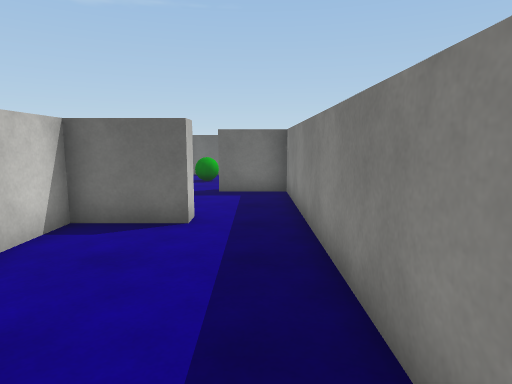
[1] (above)

24 first-person views from a walk through a scene from a Unity 3-D project. The camera is 1.5 m above the floor, tilts 8° down and sees 75° across. The floor is counted in squares, 1 m on a side. Each view is taken from the middle of a square. On the plan, view 1 faces up. The plan holds only what a view shows up to about 15 squares ahead; the rest is blank. Surface patterns are stand-ins for the level's own textures.

[2]
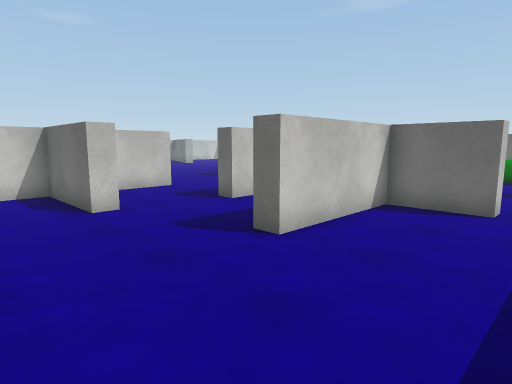

[3]
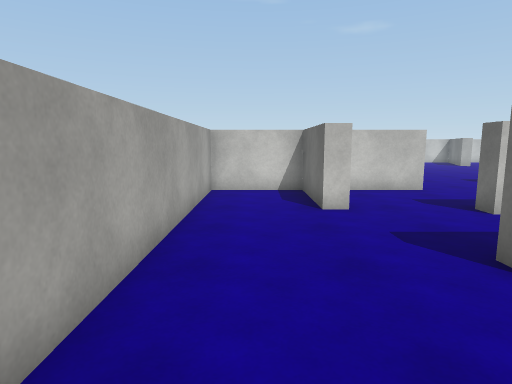

[4]
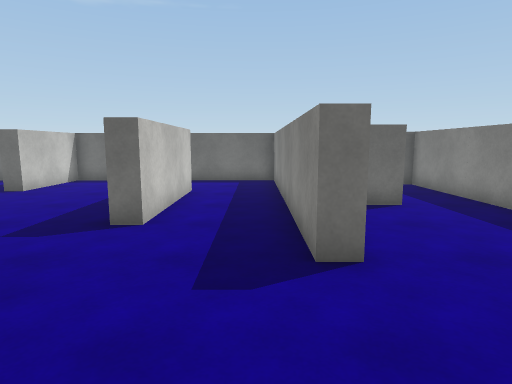

[5]
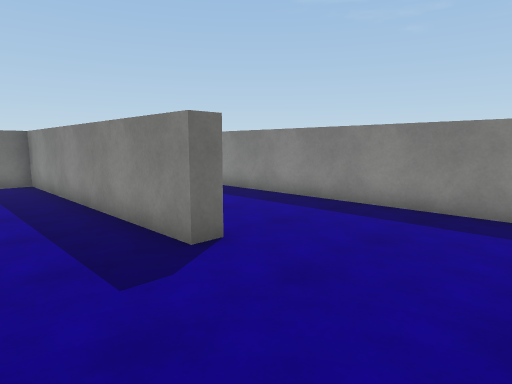

[6]
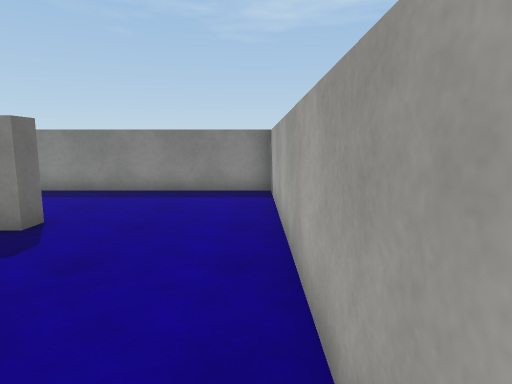

[7]
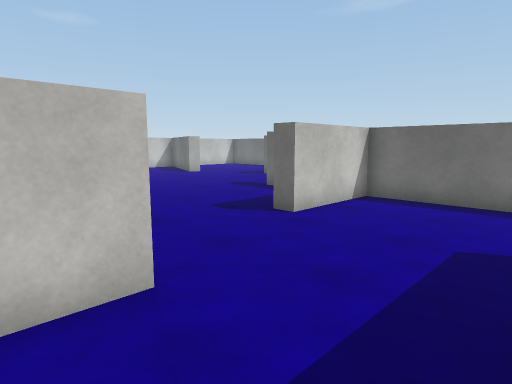

[8]
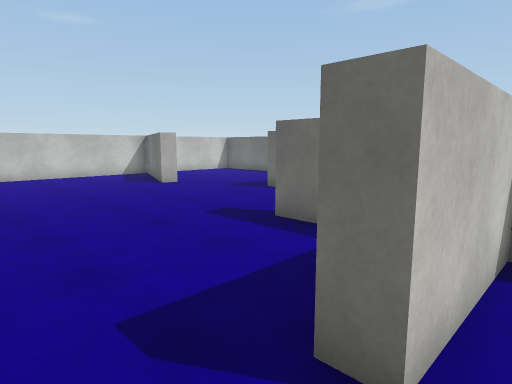

[9]
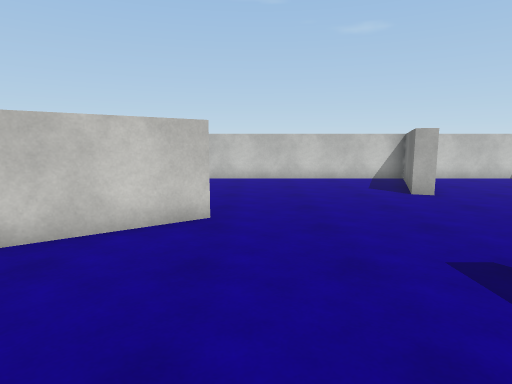

[10]
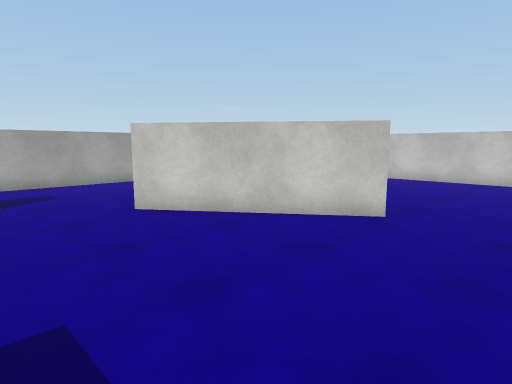

[11]
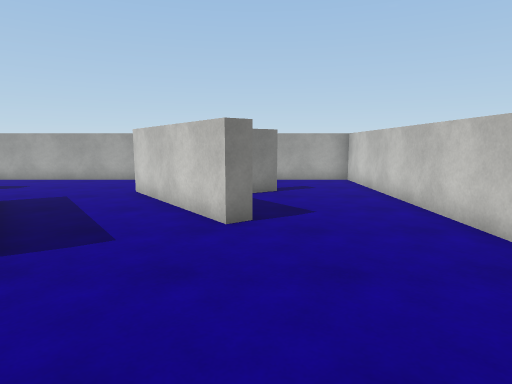

[12]
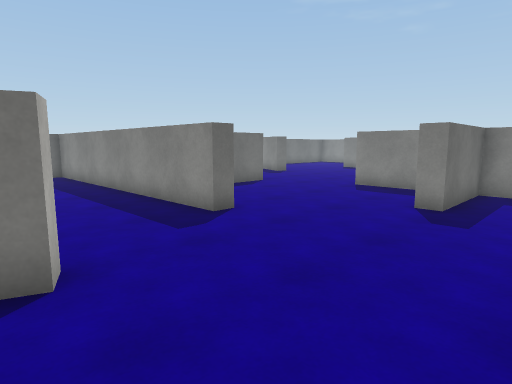

[13]
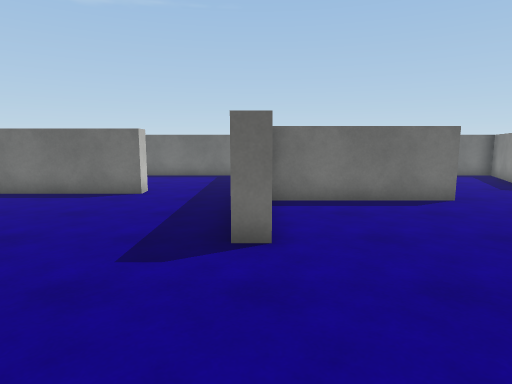

[14]
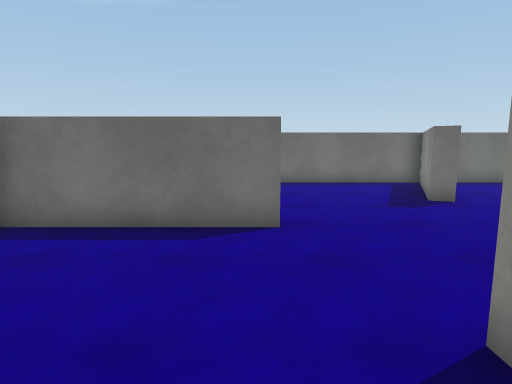

[15]
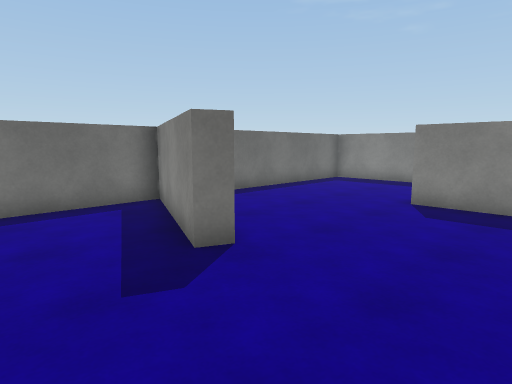

[16]
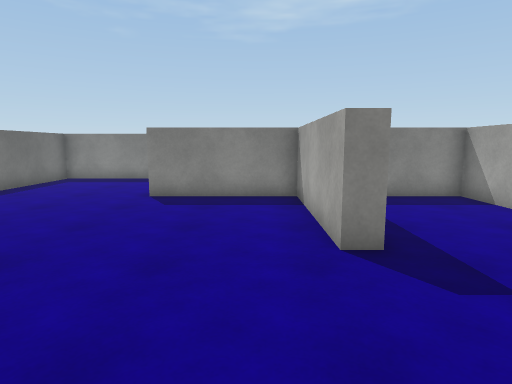

[17]
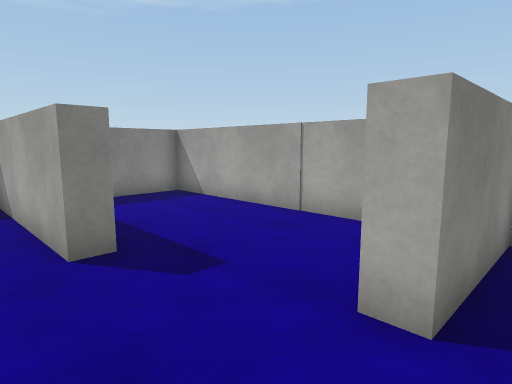

[18]
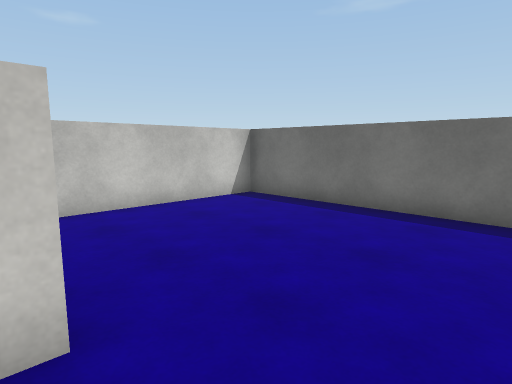

[19]
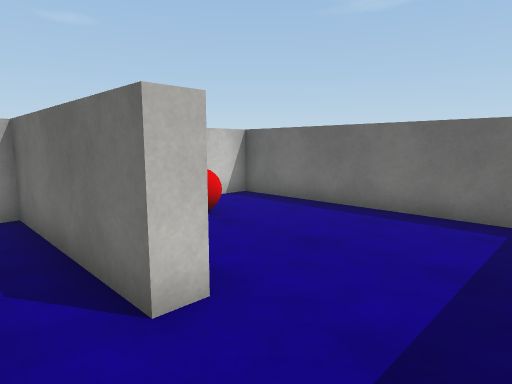

[20]
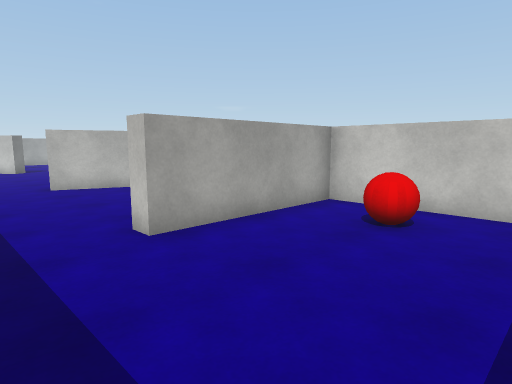

[21]
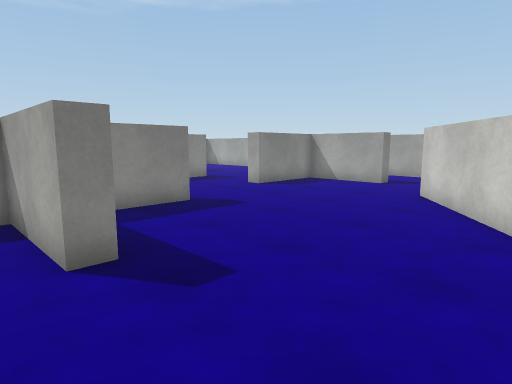

[22]
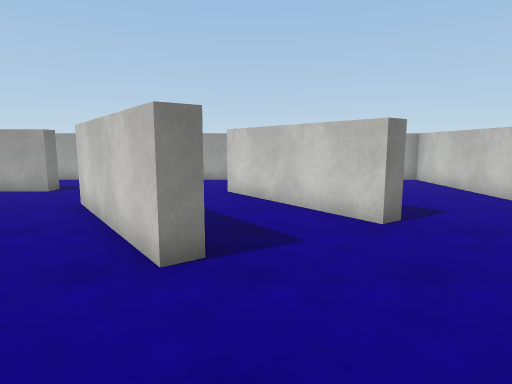

[23]
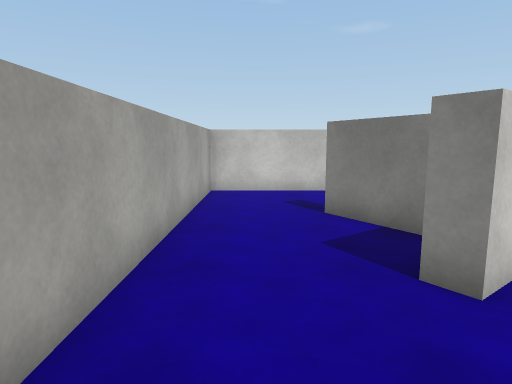

[24]
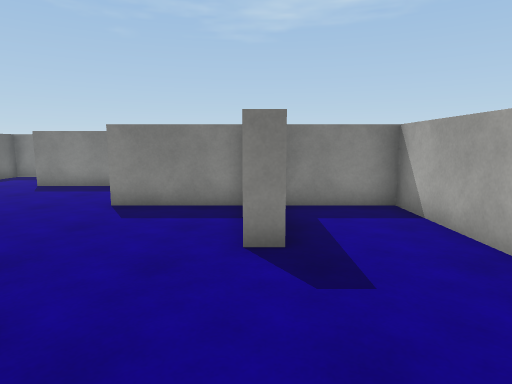

### Floor plan
Ten units are one square. View 1 is at (0, 0); x grows to the right and y downward. Boxes are objects, and circles mark ways between rooms. Rooms are numbered by the first view taken in them; rooms with no view inside come last. Other rooms are left out.
<svg viewBox="-295 -280 310 310">
<path fill="none" stroke="#000" d="M-77 -12 -77 -6 -112 -6 -112 25 10 25 10 -76M-13 -70 -13 -63 -36 -63 -36 -22 -42 -22 -42 -123 -64 -123M-112 -46 -112 -21M-71 -91 -71 -42 -79 -42M-198 -160 -204 -160 -204 -269M-110 -129 -42 -129 -42 -151M-146 -207 -146 -200 -197 -200M-214 -76 -208 -80 -175 -35M-94 -171 -94 -178 -42 -178 -42 -222M-263 -153 -239 -144 -242 -138 -290 -156 -290 25 -118 25 -118 -2M-64 -123 -126 -123 -126 -88 -133 -88 -133 -123 -167 -123 -167 -129 -133 -129 -133 -163 -126 -163M-96 -227 -103 -230 -83 -275 -198 -275 -198 -219M-250 -54 -244 -58 -211 -12 -216 -8M-78 -64 -78 -91M-152 -5 -152 -12 -124 -12M-234 -18 -254 -5M-118 -12 -118 -46 -112 -46M-219 -275 -290 -275 -290 -219 -236 -219 -236 -213 -290 -213 -290 -171M-257 -10 -249 -16M10 -238 10 -275 -69 -275M10 -76 10 -108 -12 -108"/>
<rect x="-285" y="-255" width="20" height="20" fill="#bbb"><title>red ball</title></rect>
<circle cx="-75" cy="-105" r="3" fill="#2a7"/>
<circle cx="-95" cy="-50" r="3" fill="#2a7"/>
<circle cx="-5" cy="-65" r="3" fill="#2a7"/>
<text x="-50" y="-20">1</text>
<text x="-170" y="-140">2</text>
<text x="-20" y="-90">3</text>
</svg>
Room 1 opens to room 2. Room 1 opens to room 3.

Where each view was taken, in squares from view 1:
view 1: 0 up, 0 right, facing up
view 2: 2 down, 0 right, facing up-left
view 3: 1 down, 0 right, facing left
view 4: 2 down, 5 left, facing up
view 5: 2 down, 7 left, facing up-right
view 6: 2 down, 10 left, facing right
view 7: 3 up, 8 left, facing up-left
view 8: 7 up, 12 left, facing up-left
view 9: 9 up, 14 left, facing left
view 10: 11 up, 14 left, facing down-left
view 11: 12 up, 25 left, facing down
view 12: 10 up, 25 left, facing up-right
view 13: 11 up, 20 left, facing up
view 14: 14 up, 15 left, facing up
view 15: 19 up, 13 left, facing up-right
view 16: 19 up, 14 left, facing right
view 17: 19 up, 14 left, facing down-right
view 18: 20 up, 12 left, facing up-left
view 19: 20 up, 21 left, facing up-left
view 20: 27 up, 21 left, facing down-left
view 21: 14 up, 21 left, facing down-right
view 22: 12 up, 22 left, facing down
view 23: 1 down, 18 left, facing left
view 24: 1 up, 20 left, facing right
